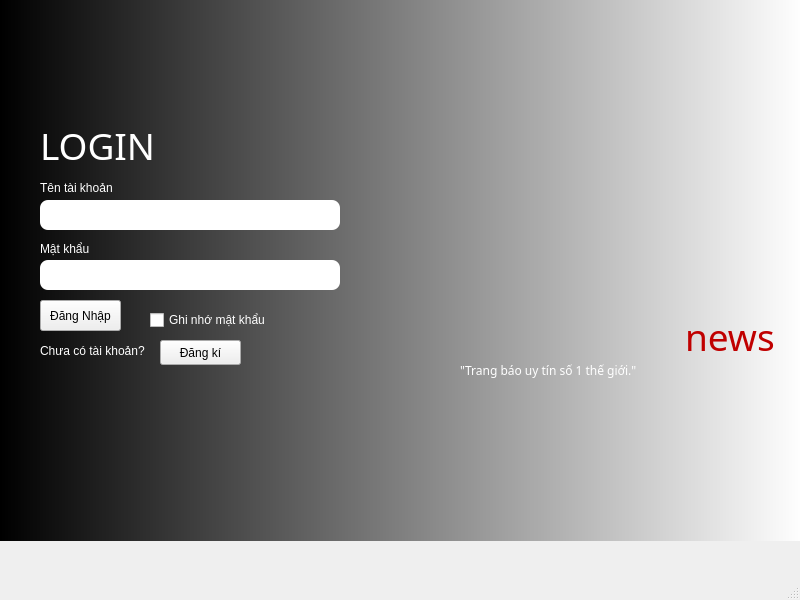
<?xml version="1.0" encoding="UTF-8"?>
<ui version="4.0">
 <class>MainWindow</class>
 <widget class="QMainWindow" name="MainWindow">
  <property name="geometry">
   <rect>
    <x>0</x>
    <y>0</y>
    <width>800</width>
    <height>600</height>
   </rect>
  </property>
  <property name="windowTitle">
   <string>MainWindow</string>
  </property>
  <widget class="QWidget" name="centralwidget">
   <widget class="QWidget" name="widget" native="true">
    <property name="geometry">
     <rect>
      <x>0</x>
      <y>0</y>
      <width>801</width>
      <height>541</height>
     </rect>
    </property>
    <property name="styleSheet">
     <string notr="true"/>
    </property>
    <widget class="QPushButton" name="Login">
     <property name="geometry">
      <rect>
       <x>40</x>
       <y>300</y>
       <width>81</width>
       <height>31</height>
      </rect>
     </property>
     <property name="text">
      <string>Đăng Nhập</string>
     </property>
    </widget>
    <widget class="QPushButton" name="Resgister">
     <property name="geometry">
      <rect>
       <x>160</x>
       <y>340</y>
       <width>81</width>
       <height>25</height>
      </rect>
     </property>
     <property name="styleSheet">
      <string notr="true">background-color: no color;
selection-background-color: rgb(167, 167, 167);
</string>
     </property>
     <property name="text">
      <string>Đăng kí</string>
     </property>
    </widget>
    <widget class="QLabel" name="label">
     <property name="geometry">
      <rect>
       <x>40</x>
       <y>340</y>
       <width>131</width>
       <height>21</height>
      </rect>
     </property>
     <property name="styleSheet">
      <string notr="true">color: rgb(255, 255, 255);</string>
     </property>
     <property name="text">
      <string>Chưa có tài khoản?</string>
     </property>
    </widget>
    <widget class="QLabel" name="label_2">
     <property name="geometry">
      <rect>
       <x>450</x>
       <y>110</y>
       <width>251</width>
       <height>251</height>
      </rect>
     </property>
     <property name="text">
      <string/>
     </property>
     <property name="pixmap">
      <pixmap>../../../Desktop/checkpoint02/img/spaces_-MWcLXaW6te9yNIG__kn_avatar-1616661413606.png</pixmap>
     </property>
    </widget>
    <widget class="QLabel" name="label_3">
     <property name="geometry">
      <rect>
       <x>685</x>
       <y>321</y>
       <width>101</width>
       <height>31</height>
      </rect>
     </property>
     <property name="font">
      <font>
       <family>Niagara Engraved</family>
       <pointsize>28</pointsize>
       <underline>false</underline>
      </font>
     </property>
     <property name="styleSheet">
      <string notr="true">color: rgb(192, 0, 0);</string>
     </property>
     <property name="text">
      <string>news</string>
     </property>
     <property name="textFormat">
      <enum>Qt::PlainText</enum>
     </property>
    </widget>
    <widget class="QLabel" name="label_4">
     <property name="geometry">
      <rect>
       <x>460</x>
       <y>360</y>
       <width>291</width>
       <height>21</height>
      </rect>
     </property>
     <property name="font">
      <font>
       <family>MV Boli</family>
       <pointsize>9</pointsize>
      </font>
     </property>
     <property name="styleSheet">
      <string notr="true">color: rgb(255, 255, 255);</string>
     </property>
     <property name="text">
      <string>&quot;Trang báo uy tín số 1 thế giới.&quot;</string>
     </property>
    </widget>
    <widget class="QLabel" name="label_5">
     <property name="geometry">
      <rect>
       <x>40</x>
       <y>110</y>
       <width>231</width>
       <height>71</height>
      </rect>
     </property>
     <property name="font">
      <font>
       <family>Rage Italic</family>
       <pointsize>28</pointsize>
       <italic>false</italic>
      </font>
     </property>
     <property name="styleSheet">
      <string notr="true">color: rgb(255, 255, 255);</string>
     </property>
     <property name="text">
      <string>LOGIN</string>
     </property>
    </widget>
    <widget class="QLineEdit" name="username">
     <property name="geometry">
      <rect>
       <x>40</x>
       <y>200</y>
       <width>300</width>
       <height>30</height>
      </rect>
     </property>
     <property name="styleSheet">
      <string notr="true">Border-radius: 8px;
background-color: rgb(255, 255, 255);
color: rgb(7, 7, 7);</string>
     </property>
     <property name="text">
      <string/>
     </property>
    </widget>
    <widget class="QLineEdit" name="password">
     <property name="geometry">
      <rect>
       <x>40</x>
       <y>260</y>
       <width>300</width>
       <height>30</height>
      </rect>
     </property>
     <property name="styleSheet">
      <string notr="true">Border-radius: 8px;
color: rgb(0, 0, 0);
background-color: rgb(255, 255, 255);</string>
     </property>
     <property name="text">
      <string/>
     </property>
    </widget>
    <widget class="QLabel" name="label_6">
     <property name="geometry">
      <rect>
       <x>0</x>
       <y>0</y>
       <width>801</width>
       <height>541</height>
      </rect>
     </property>
     <property name="styleSheet">
      <string notr="true">background-color: qlineargradient(spread:pad, x1:0, y1:0, x2:1, y2:0, stop:0 rgba(0, 0, 0, 255), stop:1 rgba(255, 255, 255, 255));</string>
     </property>
     <property name="text">
      <string/>
     </property>
    </widget>
    <widget class="QLabel" name="label_7">
     <property name="geometry">
      <rect>
       <x>40</x>
       <y>240</y>
       <width>101</width>
       <height>18</height>
      </rect>
     </property>
     <property name="styleSheet">
      <string notr="true">color: rgb(255, 255, 255);
font: 10pt &quot;Microsoft Sans Serif&quot;;</string>
     </property>
     <property name="text">
      <string>Mật khẩu</string>
     </property>
    </widget>
    <widget class="QLabel" name="label_8">
     <property name="geometry">
      <rect>
       <x>40</x>
       <y>180</y>
       <width>131</width>
       <height>16</height>
      </rect>
     </property>
     <property name="styleSheet">
      <string notr="true">color: rgb(255, 255, 255);
font: 10pt &quot;Microsoft Sans Serif&quot;;</string>
     </property>
     <property name="text">
      <string>Tên tài khoản</string>
     </property>
    </widget>
    <widget class="QCheckBox" name="checkBox">
     <property name="geometry">
      <rect>
       <x>150</x>
       <y>310</y>
       <width>131</width>
       <height>20</height>
      </rect>
     </property>
     <property name="styleSheet">
      <string notr="true">color: rgb(255, 255, 255);</string>
     </property>
     <property name="text">
      <string>Ghi nhớ mật khẩu</string>
     </property>
    </widget>
    <zorder>label_6</zorder>
    <zorder>Login</zorder>
    <zorder>Resgister</zorder>
    <zorder>label</zorder>
    <zorder>label_3</zorder>
    <zorder>label_4</zorder>
    <zorder>label_5</zorder>
    <zorder>username</zorder>
    <zorder>password</zorder>
    <zorder>label_2</zorder>
    <zorder>label_7</zorder>
    <zorder>label_8</zorder>
    <zorder>checkBox</zorder>
   </widget>
  </widget>
  <widget class="QMenuBar" name="menubar">
   <property name="geometry">
    <rect>
     <x>0</x>
     <y>0</y>
     <width>800</width>
     <height>26</height>
    </rect>
   </property>
  </widget>
  <widget class="QStatusBar" name="statusbar"/>
 </widget>
 <resources/>
 <connections/>
</ui>
